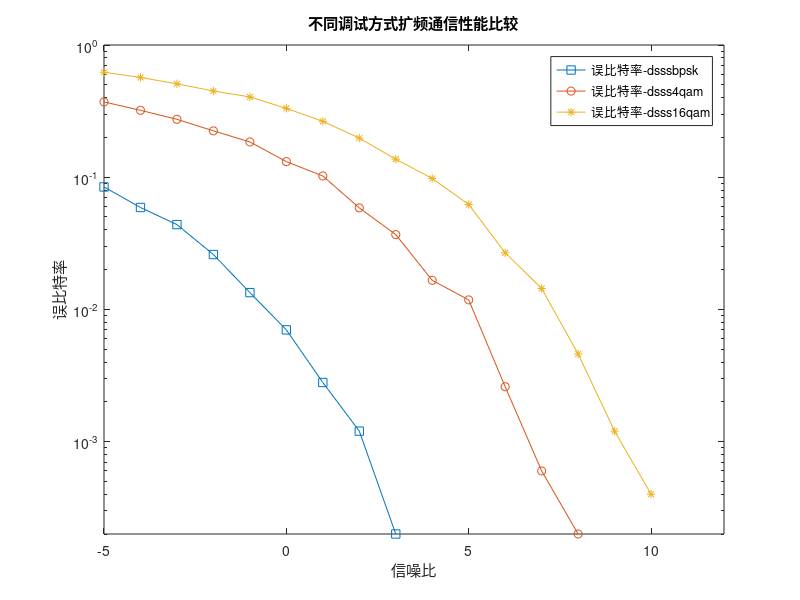

The MATLAB source for this figure:
clear all

snr=importdata('snr.mat');
dsssbpsk=importdata('bpsk1.mat');
dsss4qam=importdata('4qam.mat');
dsss16qam=importdata('16qam2.mat');

figure;
semilogy(snr,dsssbpsk,'-s');
hold on
semilogy(snr,dsss4qam,'-o');
hold on
semilogy(snr,dsss16qam,'-*');
legend('误比特率-dsssbpsk','误比特率-dsss4qam','误比特率-dsss16qam')

axis([-5 12 0 1]);
title('不同调试方式扩频通信性能比较')
xlabel('信噪比');
ylabel('误比特率');